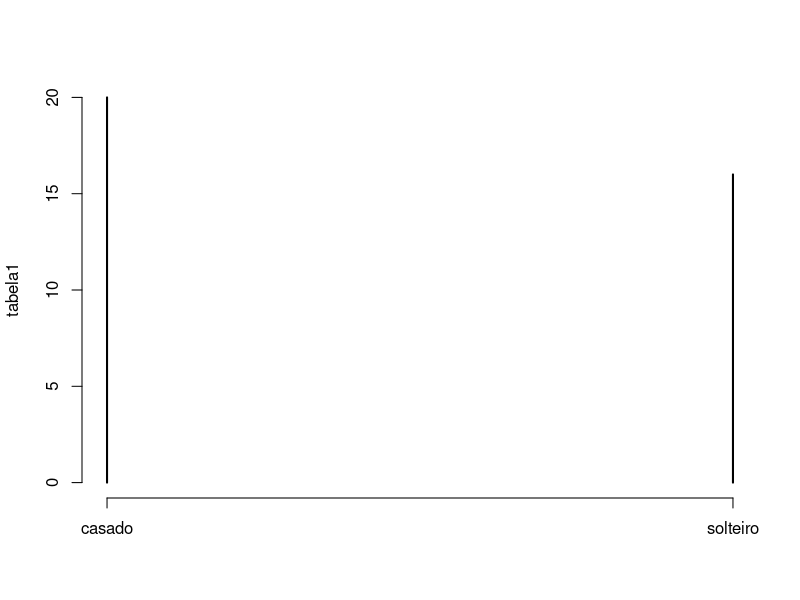
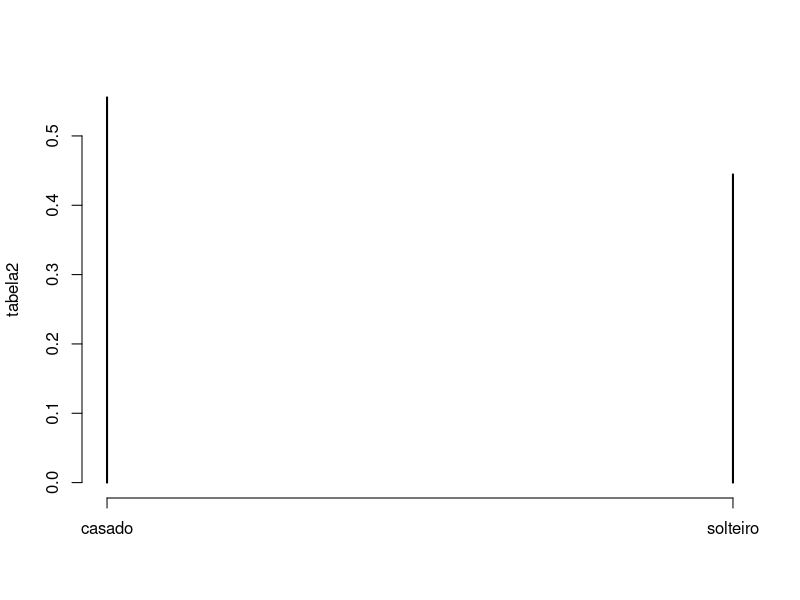
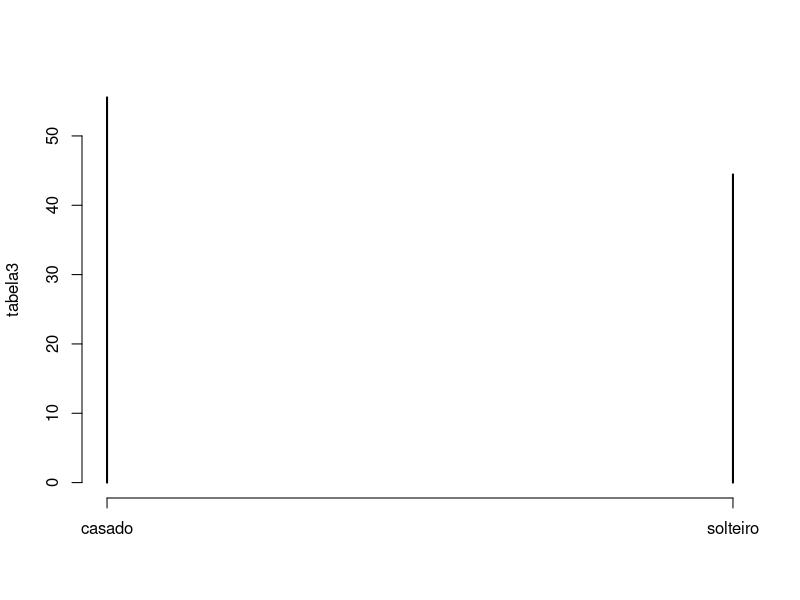
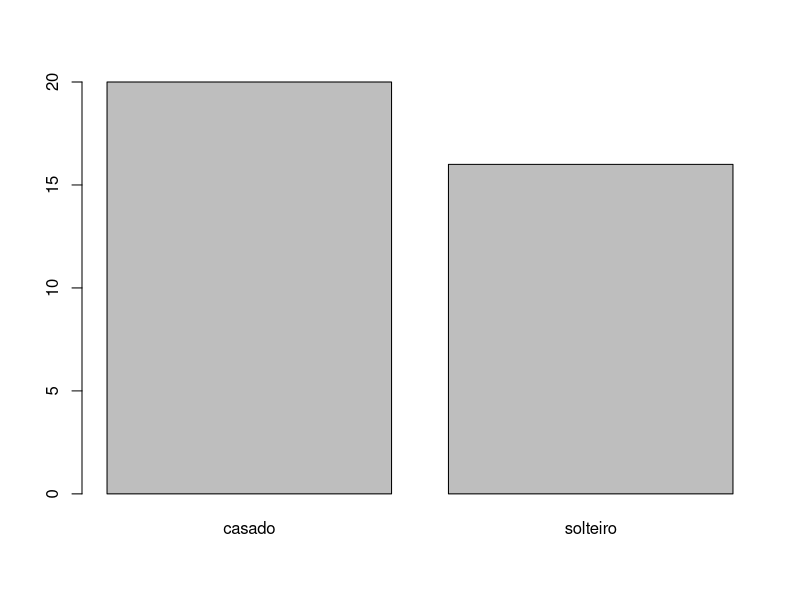
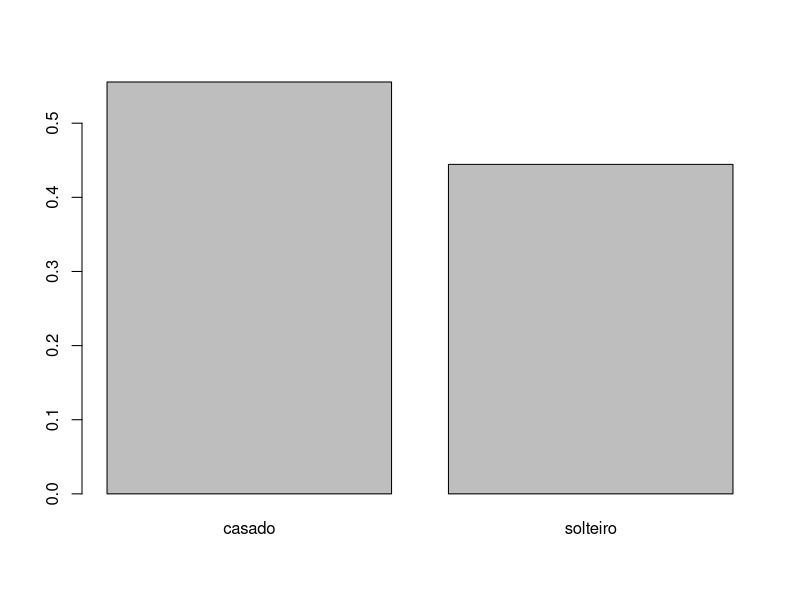
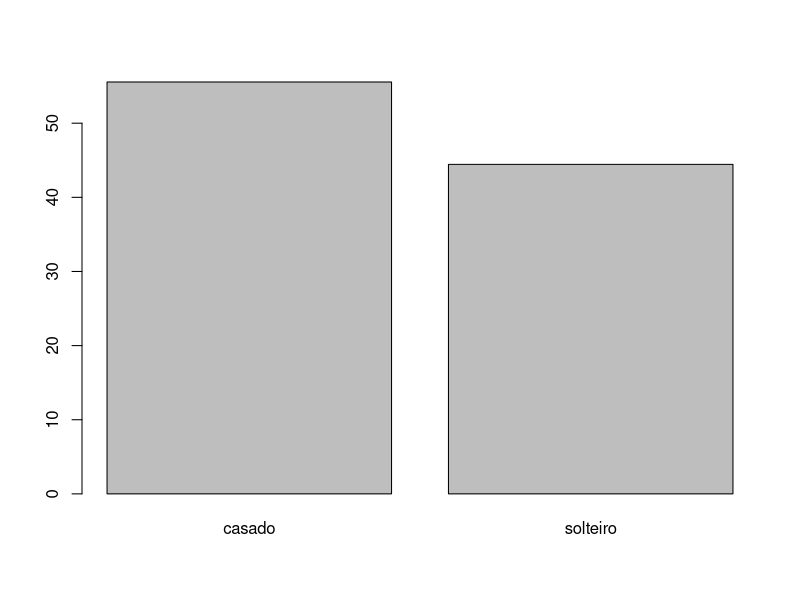
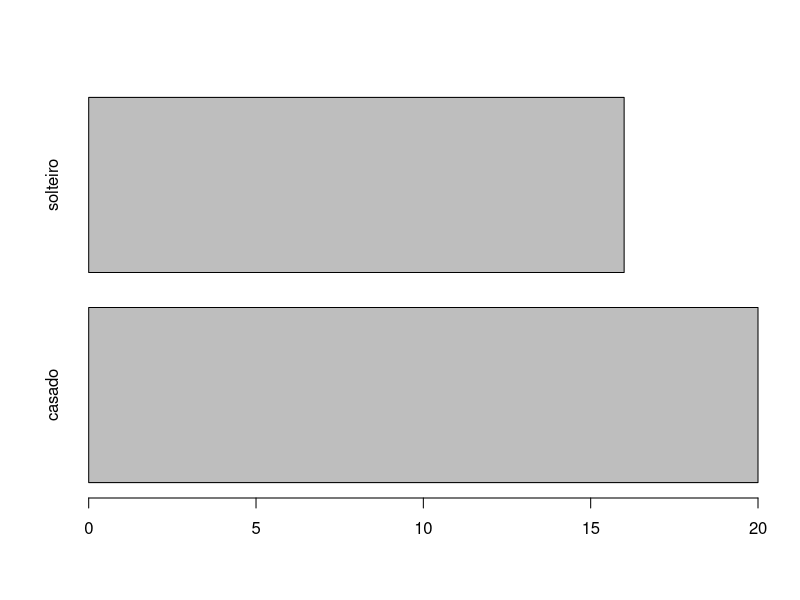
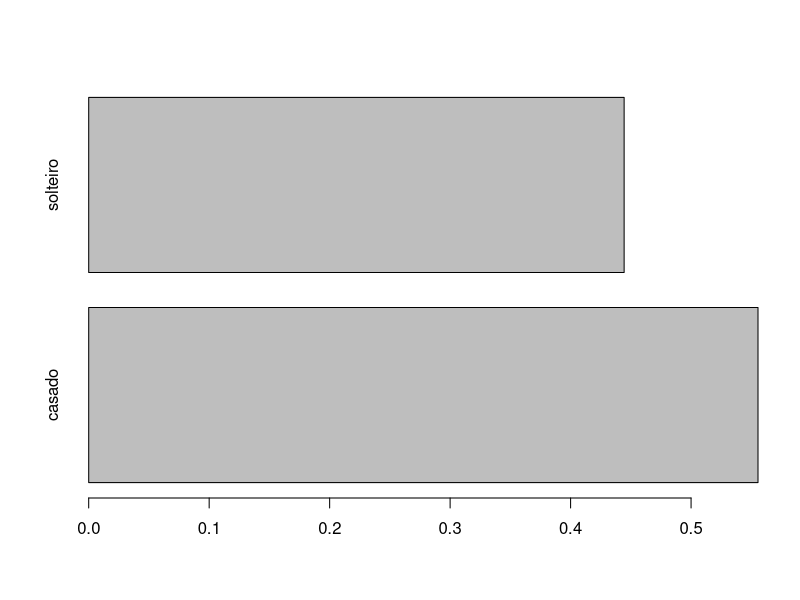

Here is the R script that generated these plots, in order:

dados <- read.csv("milsa.csv")

head(dados)
summary(dados)
names(dados)

dados$estado_civil

table(dados$estado_civil)
tabela1 <- table(dados$estado_civil)
tabela1
sum(tabela1)

prop.table(tabela1)
tabela2 <- prop.table(tabela1)
tabela2
sum(tabela2)

tabela2*100
tabela3 <- tabela2*100
tabela3
sum(tabela3)

plot(tabela1)
plot(tabela2)
plot(tabela3)

barplot(tabela1)
barplot(tabela2)
barplot(tabela3)

barplot(tabela1, horiz=T)
barplot(tabela2, horiz=T)
barplot(tabela3, horiz=T)

pie(tabela1)
pie(tabela2)
pie(tabela3)

tabela4 <- table(dados$estado_civil, rep(1,36))
barplot(tabela4)
barplot(tabela4, horiz = T)

tabela5 <- prop.table(tabela4)
barplot(tabela4)
barplot(tabela4, horiz = T)

tabela6 = data.frame(niveis = names(tabela1),
                     freq = as.vector(tabela1),
                     freq_r = as.vector(tabela2))

tabela6
tabela6[3,1] <- "TOTAL"
tabela6[3,2] <- sum(tabela6$freq, na.rm = T)
tabela6[3,3] <- sum(tabela6$freq_r, na.rm = T)
tabela6
